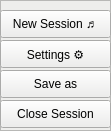
   <widget class="QFrame" name="File">
    <property name="geometry">
     <rect>
      <x>30</x>
      <y>30</y>
      <width>111</width>
      <height>131</height>
     </rect>
    </property>
    <property name="styleSheet">
     <string notr="true">background-color: rgb(238, 238, 236);</string>
    </property>
    <property name="frameShape">
     <enum>QFrame::StyledPanel</enum>
    </property>
    <property name="frameShadow">
     <enum>QFrame::Raised</enum>
    </property>
    <widget class="QPushButton" name="CloseButton">
     <property name="geometry">
      <rect>
       <x>0</x>
       <y>100</y>
       <width>111</width>
       <height>28</height>
      </rect>
     </property>
     <property name="text">
      <string>Close Session</string>
     </property>
    </widget>
    <widget class="QPushButton" name="SaveasButton">
     <property name="geometry">
      <rect>
       <x>0</x>
       <y>70</y>
       <width>111</width>
       <height>28</height>
      </rect>
     </property>
     <property name="text">
      <string>Save as</string>
     </property>
    </widget>
    <widget class="QPushButton" name="NewSessionButton">
     <property name="geometry">
      <rect>
       <x>0</x>
       <y>10</y>
       <width>111</width>
       <height>28</height>
      </rect>
     </property>
     <property name="text">
      <string>New Session ♬</string>
     </property>
    </widget>
    <widget class="QPushButton" name="SettingsButton">
     <property name="geometry">
      <rect>
       <x>0</x>
       <y>40</y>
       <width>111</width>
       <height>28</height>
      </rect>
     </property>
     <property name="text">
      <string>Settings ⚙</string>
     </property>
    </widget>
   </widget>
